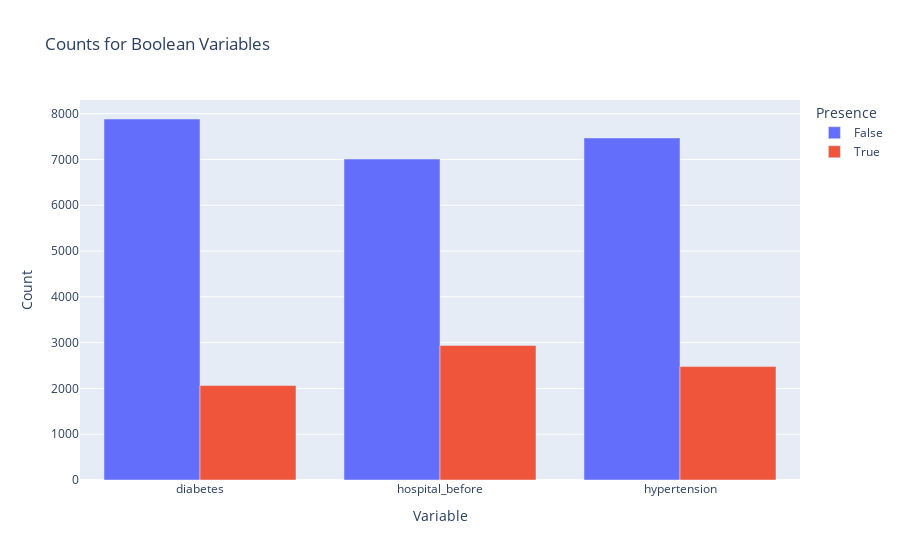

The notebook cell saved with this chart:
### Code cell
# Bar plot interactif pour la colonne 'diabetes'
fig = px.bar(
    count_df,
    x='variable', 
    y='count',    
    color='value',    
    barmode='group', 
    labels={'variable':'Variable', 'count':'Count', 'value':'Presence'},
    title='Counts for Boolean Variables'
)
fig.show()

### Figure 1 — Plotly figure (JSON) as saved in the notebook; plotly's stock layout.template omitted (floating-point values rounded to 4 significant figures)
{"data": [{"alignmentgroup": "True", "hovertemplate": "Presence=False<br>Variable=%{x}<br>Count=%{y}<extra></extra>", "legendgroup": "False", "marker": {"color": "#636efa", "pattern": {"shape": ""}}, "name": "False", "offsetgroup": "False", "orientation": "v", "showlegend": true, "textposition": "auto", "type": "bar", "x": ["diabetes", "hospital_before", "hypertension"], "xaxis": "x", "y": [7883, 7008, 7470], "yaxis": "y"}, {"alignmentgroup": "True", "hovertemplate": "Presence=True<br>Variable=%{x}<br>Count=%{y}<extra></extra>", "legendgroup": "True", "marker": {"color": "#EF553B", "pattern": {"shape": ""}}, "name": "True", "offsetgroup": "True", "orientation": "v", "showlegend": true, "textposition": "auto", "type": "bar", "x": ["diabetes", "hospital_before", "hypertension"], "xaxis": "x", "y": [2064, 2939, 2477], "yaxis": "y"}], "layout": {"barmode": "group", "legend": {"title": {"text": "Presence"}, "tracegroupgap": 0}, "title": {"text": "Counts for Boolean Variables"}, "xaxis": {"anchor": "y", "domain": [0, 1], "title": {"text": "Variable"}}, "yaxis": {"anchor": "x", "domain": [0, 1], "title": {"text": "Count"}}}}
